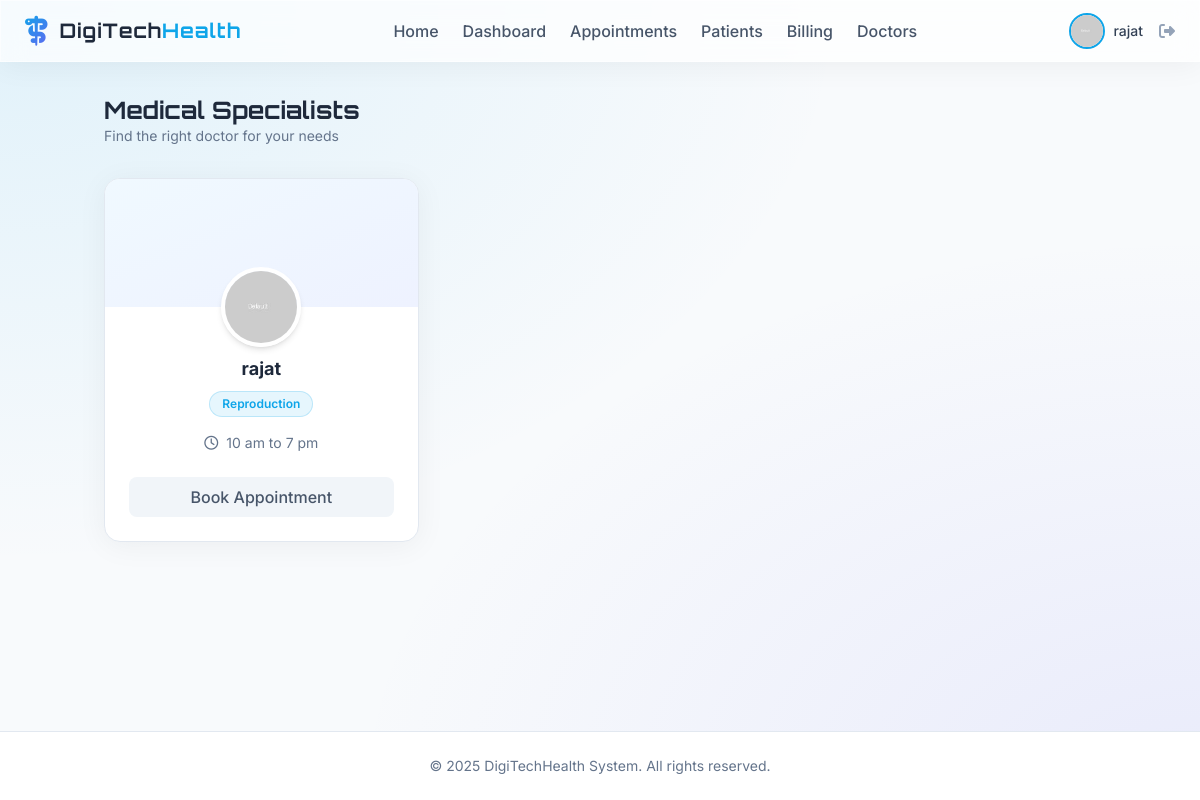
Page /doctors (signed in) on the earlier database version.
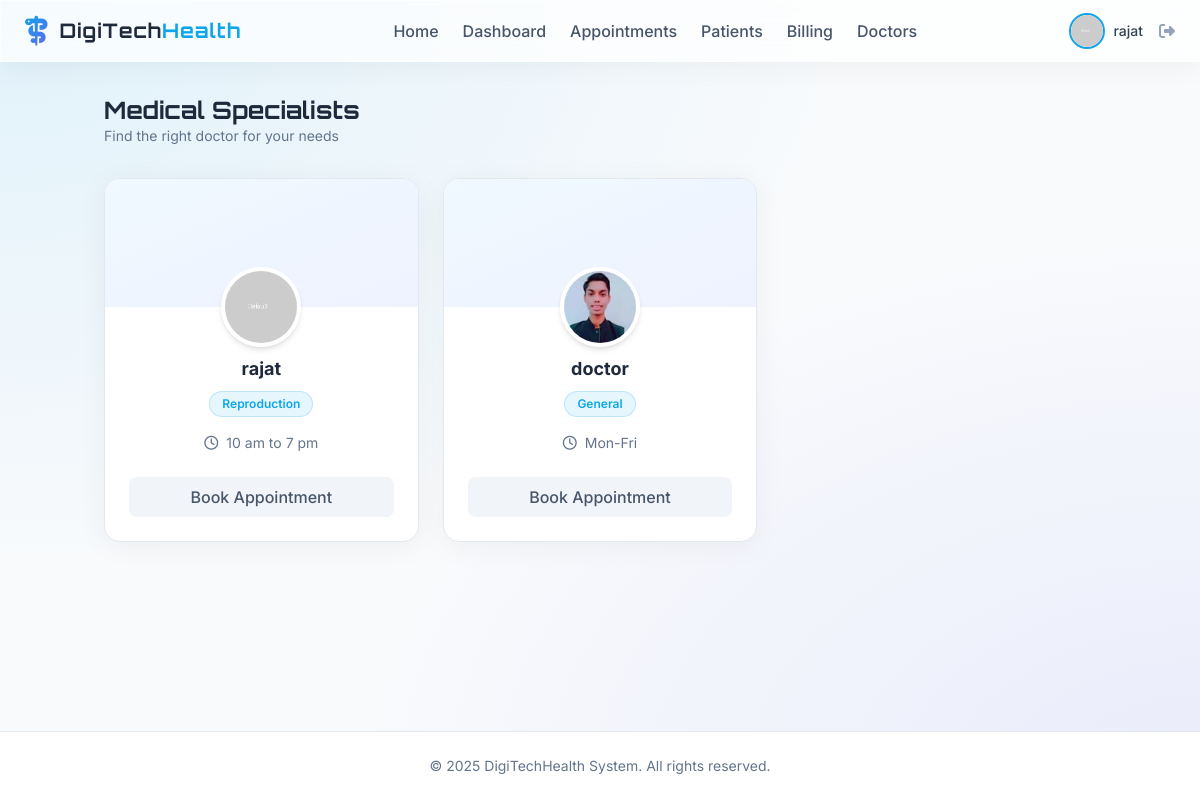
Same page on the later database version.
### app/models.py (models this page shows, shortened)
class User(db.Model, UserMixin):
    id = db.Column(db.Integer, primary_key=True)
    username = db.Column(db.String(20), unique=True, nullable=False)
    email = db.Column(db.String(120), unique=True, nullable=False)
    image_file = db.Column(db.String(20), nullable=False, default='default.jpg')
    password_hash = db.Column(db.String(128))
    role = db.Column(db.String(20), nullable=False, default='patient')

class Doctor(db.Model):
    id = db.Column(db.Integer, primary_key=True)
    user_id = db.Column(db.Integer, db.ForeignKey('user.id'), nullable=False)
    specialization = db.Column(db.String(100), nullable=False)
    availability = db.Column(db.String(200), nullable=True, default="Mon-Fri 9am-5pm")
    user = db.relationship('User', backref=db.backref('doctor_profile', uselist=False))

### app/doctor/routes.py (the view)
@doctor.route("/doctors")
@login_required
def list_doctors():
    doctors = Doctor.query.all()
    return render_template('doctor/list.html', doctors=doctors)

### app/models.py (called while the page is built)
@login_manager.user_loader
def load_user(user_id):
    return User.query.get(int(user_id))

### app/templates/doctor/list.html
{% extends "base.html" %}
{% block content %}
<div class="mb-8">
    <h2 class="text-2xl font-display font-bold text-slate-800">Medical Specialists</h2>
    <p class="text-slate-500 text-sm">Find the right doctor for your needs</p>
</div>
<div class="grid grid-cols-1 md:grid-cols-2 lg:grid-cols-3 xl:grid-cols-4 gap-6">
    {% for doctor in doctors %}
    <div
        class="glass rounded-2xl overflow-hidden group border border-slate-200 bg-white hover:shadow-xl transition-all">
        <div class="h-32 bg-gradient-to-br from-sky-50 to-indigo-50 relative">
            <div class="absolute -bottom-10 left-1/2 transform -translate-x-1/2">
                <div class="h-20 w-20 rounded-full border-4 border-white shadow-md overflow-hidden">
                    <img src="{{ url_for('static', filename='profile_pics/' + doctor.user.image_file) }}"
                        alt="{{ doctor.user.username }}" class="h-full w-full object-cover">
                </div>
            </div>
        </div>
        <div class="pt-12 pb-6 px-6 text-center">
            <h3 class="text-lg font-bold text-slate-800">{{ doctor.user.username }}</h3>
            <span
                class="inline-block px-3 py-1 rounded-full bg-primary/10 text-primary text-xs font-semibold mt-2 border border-primary/20">
                {{ doctor.specialization }}
            </span>
            <div class="mt-4 text-sm text-slate-500 flex items-center justify-center">
                <i class="fa-regular fa-clock mr-2"></i> {{ doctor.availability }}
            </div>
            <a href="{{ url_for('appointment.book_appointment') }}"
                class="mt-6 w-full py-2 flex items-center justify-center rounded-lg bg-slate-100 hover:bg-primary hover:text-white text-slate-600 font-medium transition-all duration-300 group-hover:shadow-lg group-hover:shadow-primary/25">
                Book Appointment
            </a>
        </div>
    </div>
    {% else %}
    <div class="col-span-full py-12 text-center text-slate-500">
        <p>No doctors found.</p>
    </div>
    {% endfor %}
</div>
{% endblock %}

### app/templates/base.html (shortened to what this page needs)
<!doctype html>
<html lang="en">
<head>
  <script src="https://cdn.tailwindcss.com"></script>
  <link rel="stylesheet" href="https://cdnjs.cloudflare.com/ajax/libs/font-awesome/6.4.0/css/all.min.css">
  <link rel="stylesheet" href="{{ url_for('static', filename='css/main.css') }}">
</head>
<body class="overflow-x-hidden">
  <div class="min-h-screen flex flex-col">
    {% if current_user.is_authenticated %}
    <nav class="glass sticky top-0 z-50 px-6 py-3 flex justify-between items-center">
      <div class="flex items-center">
        <i class="fa-solid fa-staff-snake text-3xl gradient-text mr-3"></i>
        <a href="{{ url_for('main.home') }}" class="text-xl font-display font-bold text-slate-800 tracking-wider">
          DigiTech<span class="text-primary">Health</span>
        </a>
      </div>
      <div class="hidden lg:flex items-center space-x-6">
        <a href="{{ url_for('main.home') }}"
          class="font-medium text-slate-600 hover:text-primary transition-colors {{ 'text-primary' if request.endpoint == 'main.home' }}">Home</a>
        <a href="{{ url_for('main.dashboard') }}"
          class="font-medium text-slate-600 hover:text-primary transition-colors {{ 'text-primary' if request.endpoint == 'main.dashboard' }}">Dashboard</a>
        <a href="{{ url_for('appointment.list_appointments') }}"
          class="font-medium text-slate-600 hover:text-primary transition-colors {{ 'text-primary' in request.endpoint and 'appointment' in request.endpoint }}">Appointments</a>
        <a href="{{ url_for('patient.list_patients') }}"
          class="font-medium text-slate-600 hover:text-primary transition-colors {{ 'text-primary' in request.endpoint and 'patient' in request.endpoint }}">Patients</a>
        <a href="{{ url_for('billing.list_invoices') }}"
          class="font-medium text-slate-600 hover:text-primary transition-colors {{ 'text-primary' in request.endpoint and 'billing' in request.endpoint }}">Billing</a>
        <a href="{{ url_for('doctor.list_doctors') }}"
          class="font-medium text-slate-600 hover:text-primary transition-colors {{ 'text-primary' in request.endpoint and 'doctor' in request.endpoint }}">Doctors</a>
      </div>
      <div class="flex items-center space-x-4">
        <a href="{{ url_for('main.account') }}" class="flex items-center space-x-2 group">
          <div class="relative">
            <img
              class="h-9 w-9 rounded-full object-cover border-2 border-primary group-hover:border-secondary transition-colors"
              src="{{ url_for('static', filename='profile_pics/' + current_user.image_file) }}"
              alt="{{ current_user.username }}">
          </div>
          <span class="hidden md:block font-medium text-sm text-slate-700 group-hover:text-primary transition-colors">{{
            current_user.username }}</span>
        </a>
        <a href="{{ url_for('auth.logout') }}" class="text-slate-400 hover:text-red-500 transition-colors"
          title="Logout">
          <i class="fa-solid fa-right-from-bracket"></i>
        </a>
      </div>
    </nav>
    {% endif %}
    <main class="flex-1 container mx-auto px-4 py-8">
      <div class="fade-in-up">
        {% block content %}{% endblock %}
      </div>
    </main>
    <footer class="bg-white border-t border-slate-200 py-6 mt-auto">
      <div class="container mx-auto px-4 text-center text-slate-500 text-sm">
        &copy; 2025 DigiTechHealth System. All rights reserved.
      </div>
    </footer>
  </div>
</body>
</html>

### app/static/css/main.css (style rules this page uses)
.glass { background: rgba(255, 255, 255, 0.7); backdrop-filter: blur(12px); -webkit-backdrop-filter: blur(12px); border: 1px solid rgba(255, 255, 255, 0.5); box-shadow: 0 4px 30px rgba(0, 0, 0, 0.05); }
.gradient-text { background: linear-gradient(135deg, #0ea5e9, #6366f1); -webkit-background-clip: text; background-clip: text; color: transparent; }

### app/templates/base.html (style rules this page uses)
body { background-color: #f8fafc; background-image: radial-gradient(at 0% 0%, rgba(14, 165, 233, 0.1) 0, transparent 50%), radial-gradient(at 100% 100%, rgba(99, 102, 241, 0.1) 0, transparent 50%); color: #1e293b; font-family: 'Inter', sans-serif; min-height: 100vh; }

Differences in the rows shown:
added Doctor: image_file (picture), user.username "doctor", specialization "General", availability "Mon-Fri"
